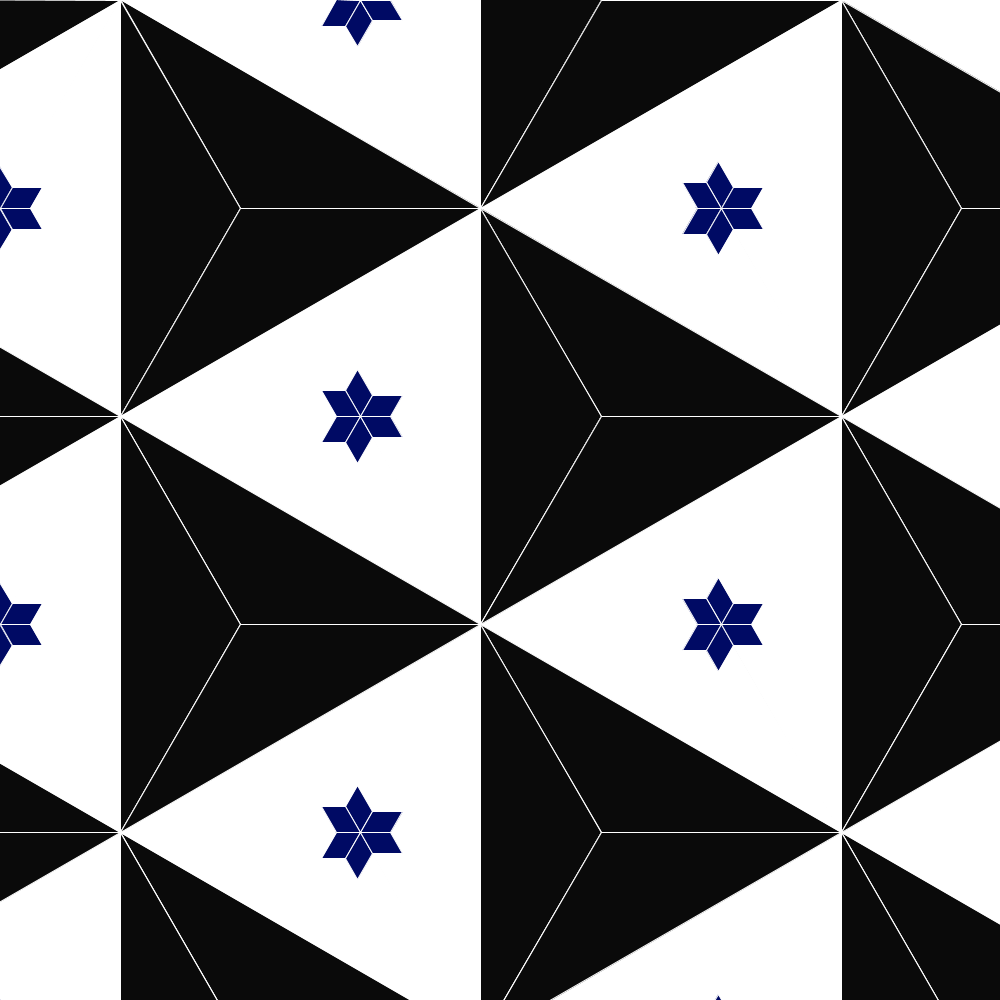
Frame 1 (no input)
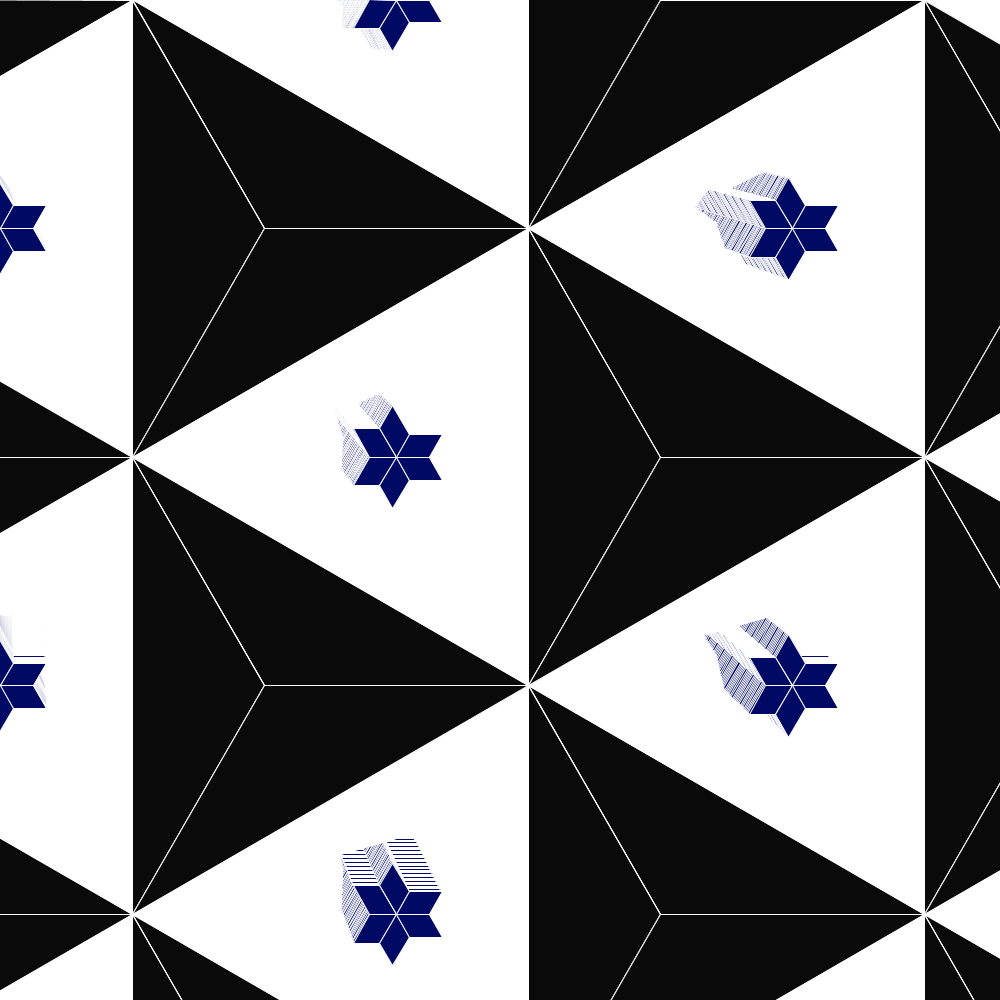
Frame 60 (the mouse pressed at the canvas centre just before this capture)
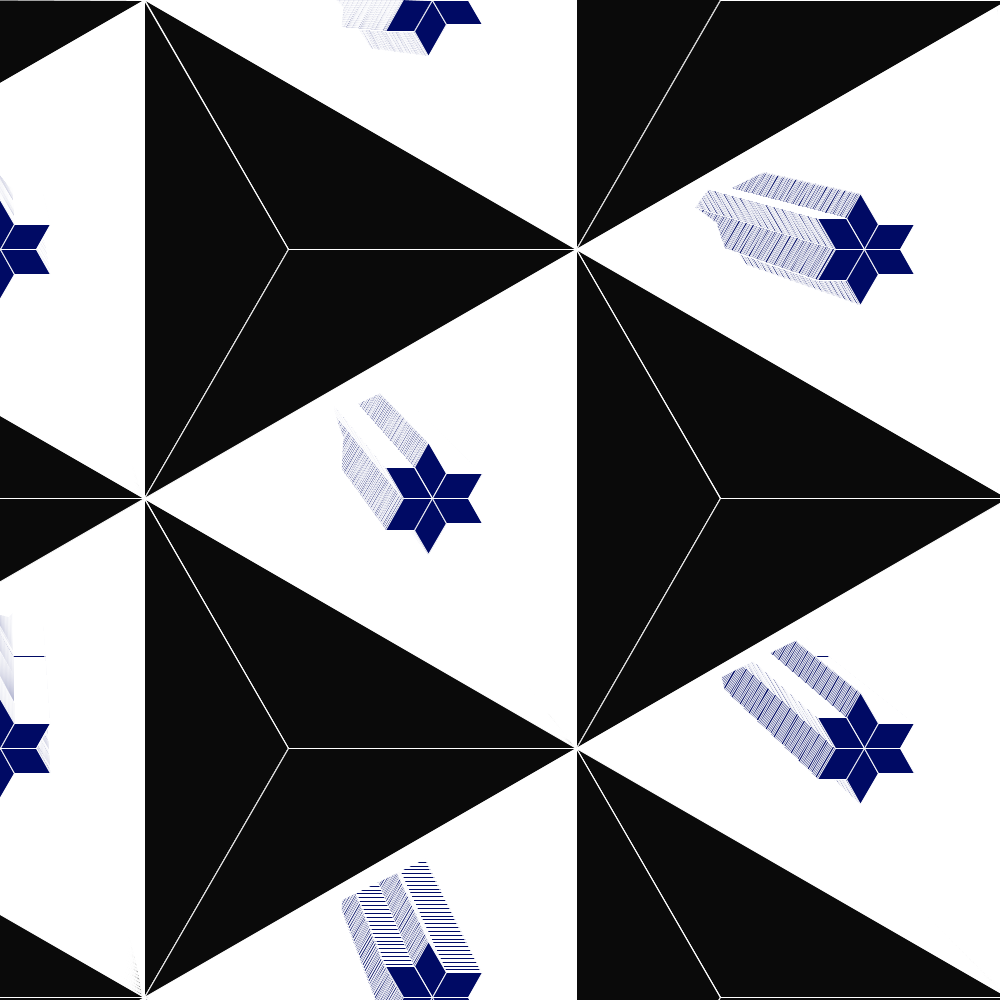
Frame 120 (the mouse held since frame 60 and released just before this capture)

The Processing sketch that drew these frames (run headless with seeded random() and noise(); from frame 60 on, the mouse is pressed at the canvas centre):

// Processing sketch: peneru
// ── peneru.pde
float size = 6.0;
void setup(){
  size(1000,1000);
  
  drawKessyou();
}
float p = 0;
void draw(){
  size+=0.01;
  p++;
  drawKessyou();
}

void drawKessyou(){
  push();
    for(float i  = 0;i<100;i++){
    push();
    if(i%2==0){
      translate(20*size*3,0);
    }
    rokkakkei();
    for(float j = 0; j < 100 ;j++){
      translate(40*3*size,0);
      rokkakkei();
    }
    pop();
    translate(0,size*20.0*sqrt(3)*1.0);
  }
  pop();
}

void keyPressed(){
  background(255);
  if(keyCode == UP){
    size++;
  }
    if(keyCode == DOWN){
    size--;
  }
  drawKessyou();
}
void rokkakkei(){
    for(int i=0; i < 3; i++){
    rotate(PI/3*2);
    drawShape();
  }
}

void drawShape(){
  stroke(255);
  fill(255);
  quad(p,p,20*size,20*size*sqrt(3),40*size,0,20*size,-20*size*sqrt(3));
  fill(10);
  triangle(20*size,20*size*sqrt(3),40*size,0,20*size,-20*size*sqrt(3));
  fill(0,10,100);
  quad(0,0,2*size,2*size*sqrt(3),2*size+5*size,2*size*sqrt(3),5*size,0);
  quad(0,0,2*size,-2*size*sqrt(3),2*size+5*size,-2*size*sqrt(3),5*size,0);
}
